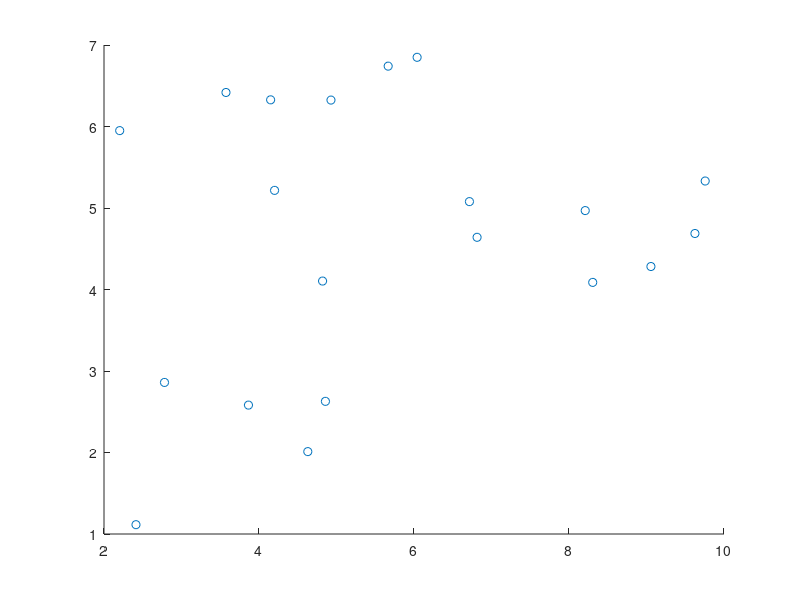

Write MATLAB code to recreate this figure. (Note: this script raises an error after producing the figure.)

x = [100 200];

P = [36 -79 ; 34 -84 ; 38 -86 ; 35 -82 ; 38 -77 ; 32 -81];

weights = [2 42 24 1 24 11]';


%%

sum((sum(abs(x - P),2)).*weights)


%%

funk = @(x) sum((sum(abs(x - P),2)).*weights)

%%

funk([10 -20])

%%

[x,tots]=fminsearch(funk,mean(P))

%%

P = [85 40; 75 40; 75 85; 45 35; 40 55; 35 55; 30 85; 55 90];
w = [11 46 36 20 32 23 20 18];
d1h = @(x,P) sum(abs(x - P), 2);
TDh = @(x) sum(w(:).*d1h(x,P));
xy = fminsearch(TDh,mean(P,1))

%%

TDh(xy)

%%

%raw materials = [A:Durham, B:Statesville, C:Wilmington, D:Asheville]

raw = [2 0.55 1.2 0.35]

supply_cost_raw = [0.08, 0.05, 0.15, 0.03]

raw_source = [270 150 420 50]

%demand = [Asheville, Winston-Salem, Greensboro, Raleigh]

demand = [10, 38, 20, 46]

supply_cost_demand = 0.8 

demand_source = [50 190 220 295]

%%

P = [raw_source  demand_source]

%%

total_demand = sum(demand)

%%

total_raw = raw*total_demand

%%

w_raw = total_raw.*supply_cost_raw

%%

w_demand = demand.*supply_cost_demand

%%

w = [w_raw w_demand]

%%

x = 10

dist = @(x,P) sqrt((x-P).^2)

%%

total_cost = @(x) sum(dist(x,P).*w)

%%

total_cost(10)

%%

mean(P)
%%

[opt_pos,opt_total_cost] = fminsearch(total_cost,mean(P))

%%

clear all

%%

point_1 = [2 1]

point_2 = [10 7]

%%

rng(2073)

low_x = point_1(1)

up_x = point_2(1)

low_y = point_1(2)

up_y = point_2(2)


num_x = (up_x - low_x)*rand(20,1)+ low_x

num_y = (up_y - low_y)*rand(20,1)+ low_y

%%

points = [num_x num_y]

scatter(points(:,1),points(:,2))

%%

a = [2 10 ; 2 1]

diff(a)

%%

R = [2 1 3; 10 7 8]

%rand(20,size(,2))

%%

size(R,1)

%%

rand(20,2)

%%

rng(2073)

P1 = 2 + rand(20,1)*8 
P2 = 1 + rand(20,1)*6

P = cat(2,P1,P2)

%%

tots_sq = @(x) sum(dists(x,P).^2,2)
tots = @(x) sum(dists(x,P),2)
tots_max = @(x) max(dists(x,P))

%%


op_sq = fminsearch(tots_sq,[0 0])

%%

%x = [10 20];

d2h = @(x,P) sqrt(sum((x - P).^2, 2));
TCh = @(x) sum(d2h(x,P).^2);


[x,TC] = fminsearch(TCh,[0 0]) 
[x_2,TC_2] = fminsearch(tots_sq,[0 0]) 

%sum(dists(x,P).^2,2)

%%

opt = optimset('fminsearch'); opt.MaxFunEvals = 1e8; opt.TolFun = 1e-8;
TCh = @(x) sum(d2h(x,P));
[x_3,TC_3] = fminsearch(TCh,mean(P,1),opt)

%%

[A,b] = fminsearch(tots,mean(P))

%%

w = ones(20,1)'












































